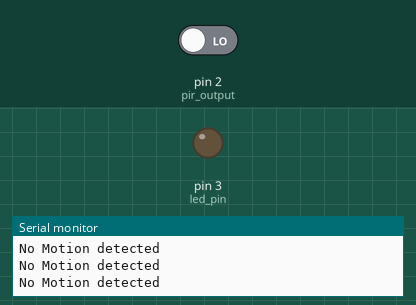
This sketch was run on a simulated Arduino Uno, built with avr-gcc and run on an emulated ATmega328P. On the bench: output pins drawn as LEDs (lit = HIGH), the last lines printed to the serial monitor. Inputs (shaded band) come from the test bench; at power-on: pin 2 (pir_output) LOW.

Above: at 2.8 s.
2.9 s: pin 2 (pir_output) driven HIGH
At 3.5 s:
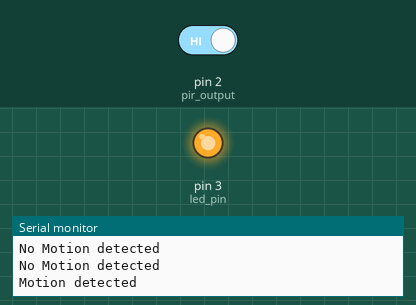
4.5 s: pin 2 (pir_output) driven LOW
At 6.2 s:
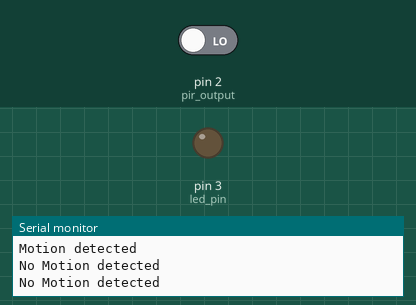
Timing chart, 0 to 7.7 s (numbered marks = the images above; inputs shaded):
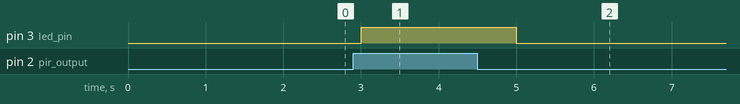

The sketch:

code.ino
```cpp
int pir_output = 2;
int led_pin = 3;


void setup(){
  pinMode(pir_output, INPUT);
  pinMode(led_pin, OUTPUT);
  Serial.begin(9600);
  }

void loop(){
  int res = digitalRead(pir_output);
  if(res == 1){
    Serial.println("Motion detected");
    digitalWrite(led_pin, HIGH);
    }
   else{
    Serial.println("No Motion detected");
    digitalWrite(led_pin, LOW);
    }
  delay(1000);
  }
```

Measured:
- after the input at 2.9 s, pin 3 (led_pin): LOW → HIGH after 0.10 s
- after the input at 4.5 s, pin 3 (led_pin): HIGH → LOW after 0.50 s
